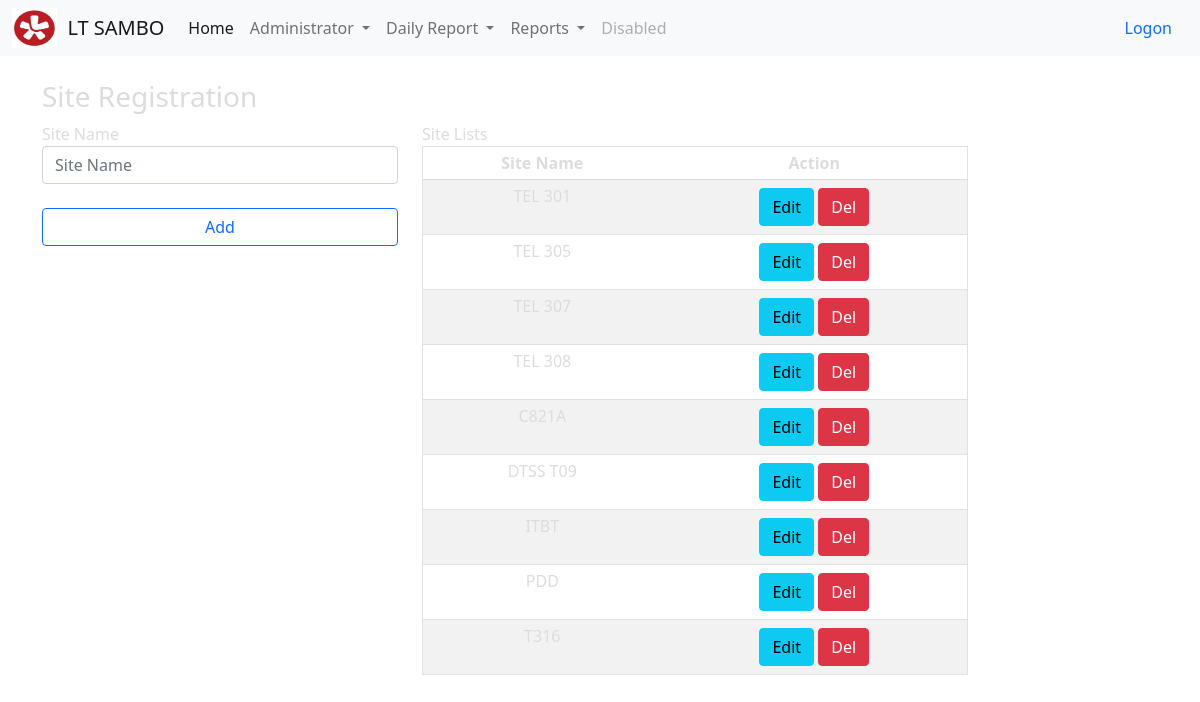
The page /site/site on the database its author committed.
### todo_list/models.py (models this page shows, shortened)
class Site(models.Model):
    TX_Site_Name = models.CharField(max_length=200)
    Is_Active = models.BooleanField(default=True)

### todo_list/views.py (the view)
# urls.py: path('site/site',views.site, name='site'),
def site(request):
    if request.method == 'POST':
        form = SiteForm(request.POST or None)
        if form.is_valid():
            form.save()
        site_items = Site.objects.all
        messages.success(request, ('Item has been added to the list!'))
        return render(request, 'admin/site_create.html', {'site_items': site_items})
    else:
        site_items = Site.objects.all
        return render(request, 'admin/site_create.html', {'site_items': site_items})

### todo_list/templates/admin/site_create.html (shortened to what this page needs)
{% extends 'base.html' %}
{% load static %}
{% block content %}
<br><br>
<div class="container">
<div class="row">
    <h3 class="panel-title">
        <span class="english">Site Registration</span>
    </h3>
    <form class="col-md-4 col-md-offset-2" method="post">
            <span>Site Name</span>
            <input class="form-control col-md-6 me-2" type="input" placeholder="Site Name" aria-label="Site_Name" name ="TX_Site_Name"><br>
            <div class="d-grid gap-2">
                <button class="btn btn-outline-primary mb-3" type="submit">Add</button>
            </div>
    </form>
    <br>
    {%if site_items %}
    <br>
    <div class="col-md-6 col-md-offset-2 primary md-2">
        <span> Site Lists</span>
    <table class="table table-striped secondary border" style="Color:#dcdcdc; line-height:1;">
    <thead>
        <tr>
            <th><center>Site Name</center></th>
            <th class="text-center"><center>Action</center></th>
        </tr>
    </thead>
      {% for things in site_items %}
            <tr style="Color:#dcdcdc;">
                <td><center>{{ things.TX_Site_Name }} </center></td>
                <td class="text-center"><a class='btn btn-info btn-xs' href="#"> Edit</a> <a href="#" class="btn btn-danger btn-xs"> Del</a></td>
            </tr>
        {% endfor %}
    </table>
       </div>
   {% endif %}
</div>
</div>
{% endblock %}

### rows shown on the page
Site: TX_Site_Name "TEL 301"
Site: TX_Site_Name "TEL 305"
Site: TX_Site_Name "TEL 307"
Site: TX_Site_Name "TEL 308"
Site: TX_Site_Name "C821A"
Site: TX_Site_Name "DTSS T09"
Site: TX_Site_Name "ITBT"
Site: TX_Site_Name "PDD"
Site: TX_Site_Name "T316"
